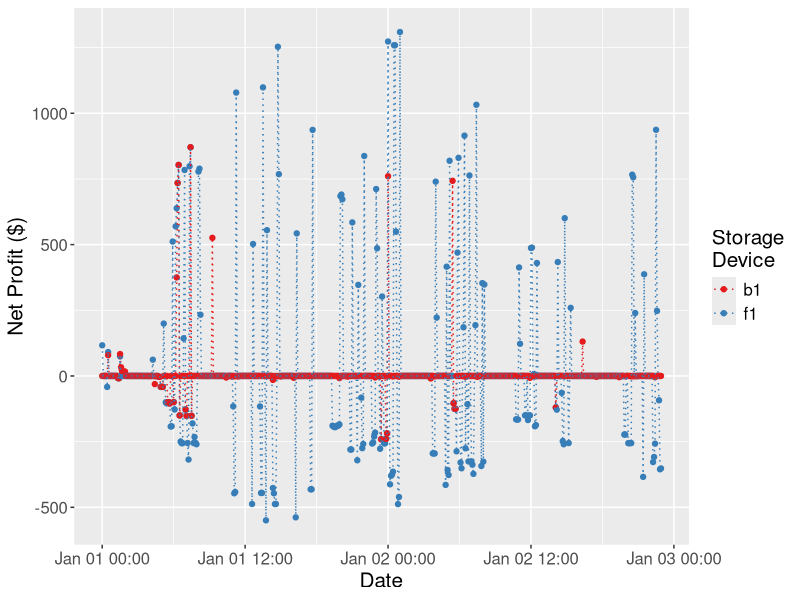
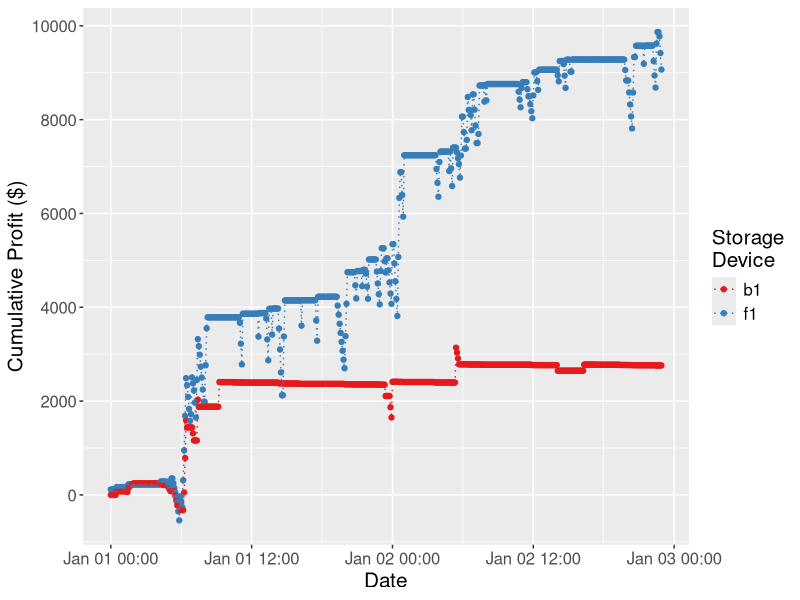
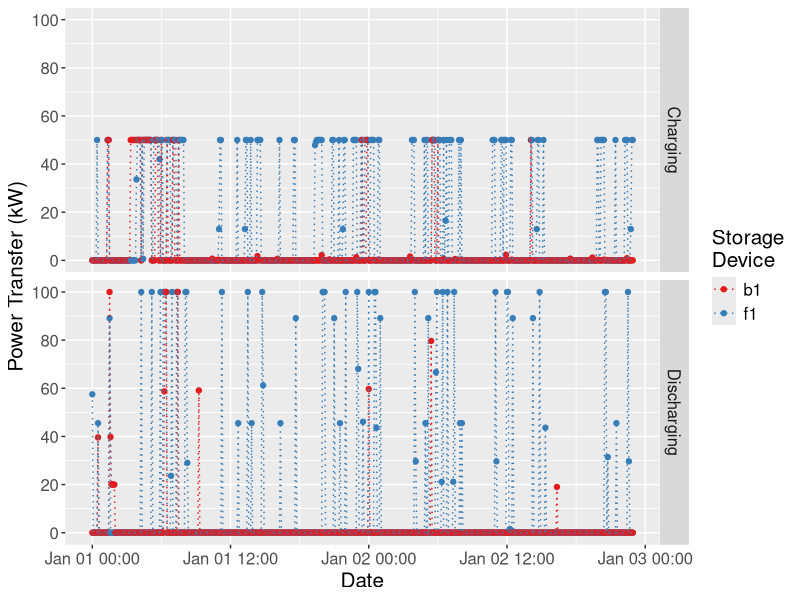
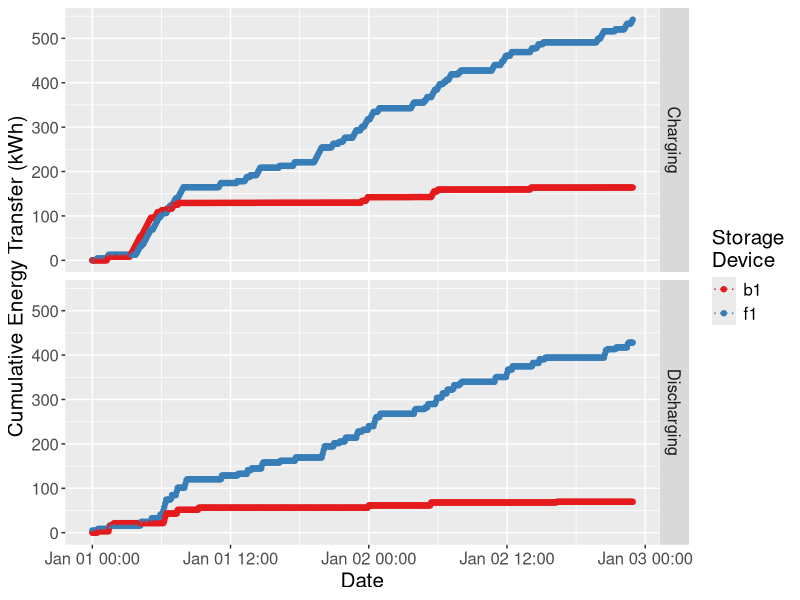
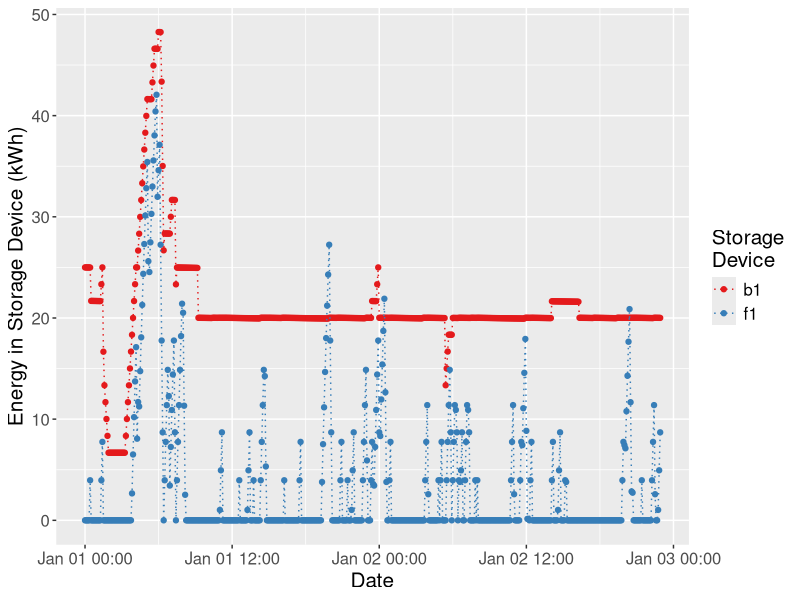
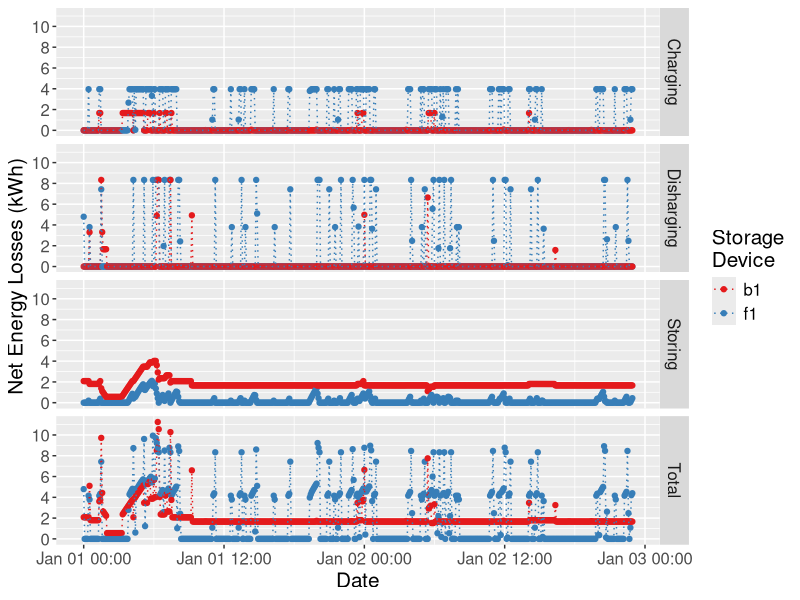
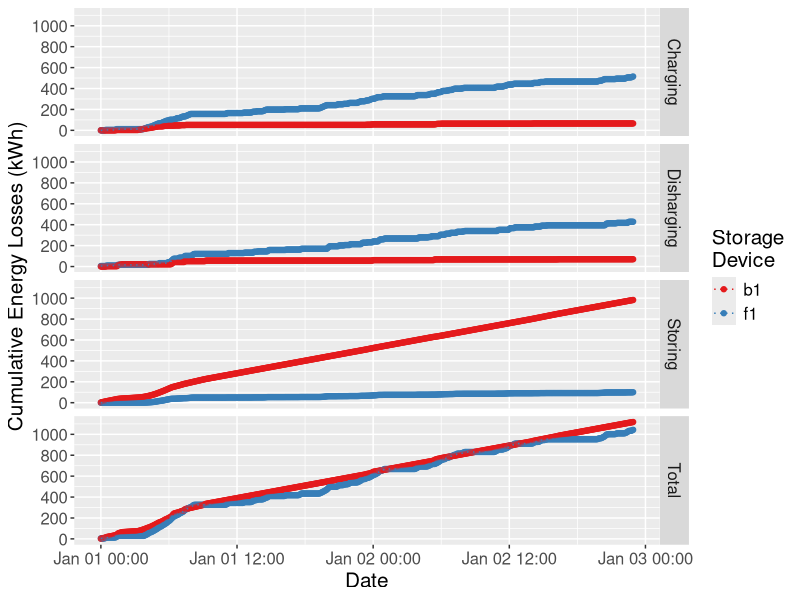
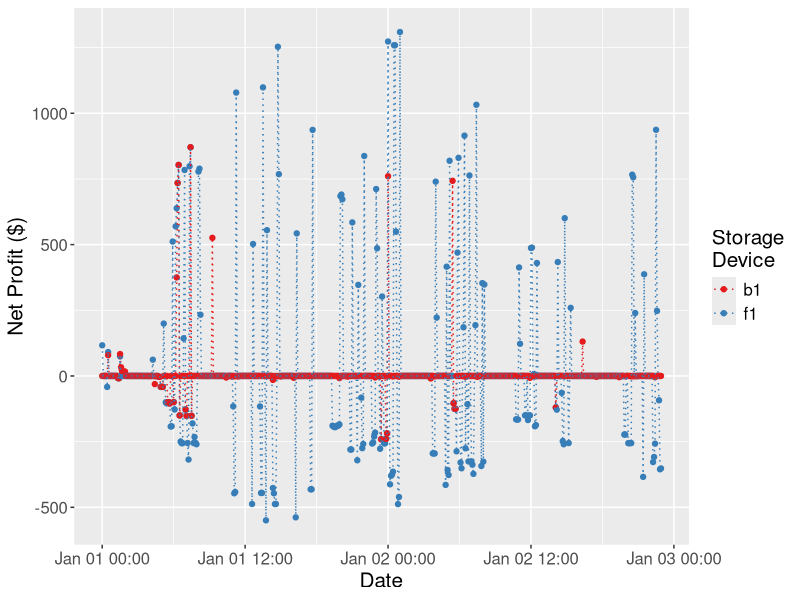

These charts were generated, in order, by the following R code:
# '''
# =========================================================================
# (c) Danmarks Tekniske Universitet 2020
#
# Script         : Plots output
# Author         : Corey Kok
# ========================================================================
# Input          : - .csv files in Output folder
#
# Output         : - Plot of profit, storage state, and charging and discharging solutions
#
# Parameters     : - deltaTime - gap between time-steps in hours,
# =========================================================================
# '''

library(ggplot2)
library(RColorBrewer)
library(scales)

deltaTime = 5 / 60 # 5 Minute timesteps
Next.df = read.csv("Output/Next.csv", header=TRUE)
Prices.df = read.csv("Input/Prices.csv", header=TRUE)
Storage.df = read.csv("Input/Storage.csv", header=TRUE)

# Append price and useful storage parameters to Next.df and calculate profit + cumulative profit
Next.df = merge(Next.df, Prices.df, by = "Time", all.x = TRUE)
Next.df$e_ch = Storage.df$e_ch[Storage.df$s %in% Next.df$s]
Next.df$e_dc = Storage.df$e_dc[Storage.df$s %in% Next.df$s]
Next.df$e_st = Storage.df$e_st[Storage.df$s %in% Next.df$s]
Next.df$Profit = deltaTime * Next.df$Pi * (Next.df$e_dc * Next.df$p_dc - Next.df$p_ch)
Next.df$Time = as.POSIXct(Next.df$Time, '%Y-%m-%d %H:%M',tz=Sys.timezone())
Next.df$CumProfit = ave(Next.df$Profit, Next.df$s, FUN = cumsum)

######################################################################

# Net money received on the spot market at each 5 minute time-step
ggplot(Next.df, aes(x = Time, y = Profit, colour = s)) +
    geom_point() +
    geom_line(linetype ="dotted") +
    expand_limits(y = 0) +
    scale_y_continuous("Net Profit ($)", breaks = pretty_breaks()) +
    scale_x_datetime("Date", breaks =  pretty_breaks()) +
    scale_colour_brewer('Storage\nDevice', palette = 'Set1') + 
    theme(text=element_text(size=15))
ggsave("Plots/01_Netprofit.pdf")

# Cumulative profit earned on the spot market at current time-step
ggplot(Next.df, aes(x = Time, y = CumProfit, colour = s)) +
    geom_point() +
    geom_line(linetype ="dotted") +
    expand_limits(y = 0) +
    scale_y_continuous("Cumulative Profit ($)", breaks = pretty_breaks()) +
    scale_x_datetime("Date", breaks =  pretty_breaks()) +
    scale_colour_brewer('Storage\nDevice', palette = 'Set1') +
    theme(text=element_text(size=15))
ggsave("Plots/02_CumProfit.pdf")

######################################################################

Charge.df = Next.df[,c("s","Time")]; Charge.df$Type = "Charging"; Charge.df$Power = Next.df$p_ch
Discha.df = Next.df[,c("s","Time")]; Discha.df$Type = "Discharging"; Discha.df$Power = Next.df$p_dc
Energy.df = rbind(Charge.df, Discha.df)
Energy.df$CumEnergy = ave(Energy.df$Power * deltaTime, Energy.df$s, Energy.df$Type, FUN = cumsum)

# Power Charging or Discharging storage device
ggplot(Energy.df, aes(x = Time, y = Power, colour = s)) +
    geom_point() +
    geom_line(linetype ="dotted") +
    expand_limits(y = 0) +
    scale_y_continuous("Power Transfer (kW)", breaks = pretty_breaks()) +
    scale_x_datetime("Date", breaks = pretty_breaks()) +
    scale_colour_brewer('Storage\nDevice', palette = 'Set1') +
    facet_grid(Type~.) + 
    theme(text=element_text(size=15))
ggsave("Plots/03_Power.pdf")

# Cumulative Energy Charged and Discharged from storage devices
ggplot(Energy.df, aes(x = Time, y = CumEnergy, colour = s)) +
    geom_point() +
    geom_line(linetype ="dotted") +
    expand_limits(y = 0) +
    scale_y_continuous("Cumulative Energy Transfer (kWh)", breaks = pretty_breaks()) +
    scale_x_datetime("Date", breaks =  pretty_breaks()) +
    scale_colour_brewer('Storage\nDevice', palette = 'Set1') +
    facet_grid(Type~.) + 
    theme(text=element_text(size=15))
ggsave("Plots/04_CumEnergy.pdf")

######################################################################

# Energy in storage device at each time-step
ggplot(Next.df, aes(x = Time, y = S, colour = s)) +
    geom_point() +
    geom_line(linetype ="dotted") +
    expand_limits(y = 0) +
    scale_y_continuous("Energy in Storage Device (kWh)", breaks = pretty_breaks()) +
    scale_x_datetime("Date", breaks =  pretty_breaks()) +
    scale_colour_brewer('Storage\nDevice', palette = 'Set1') +
    theme(text=element_text(size=15))
ggsave("Plots/05_EnergyStored.pdf")

######################################################################

# Calculate losses and create Loss.df - which stores each type of storage device losses as well as the total losses
Loss_Cha.df = Next.df[,c("s","Time")]; Loss_Cha.df$Type = "Charging"; Loss_Cha.df$Loss = deltaTime * Next.df$e_ch * Next.df$p_ch;
Loss_Dch.df = Next.df[,c("s","Time")]; Loss_Dch.df$Type = "Disharging"; Loss_Dch.df$Loss = deltaTime * Next.df$e_dc * Next.df$p_dc;
Loss_Str.df = Next.df[,c("s","Time")]; Loss_Str.df$Type = "Storing"; Loss_Str.df$Loss = deltaTime * Next.df$e_st * Next.df$S;
Loss.df = Next.df[,c("s","Time")]; Loss.df$Type = "Total"; Loss.df$Loss = Loss_Cha.df$Loss + Loss_Dch.df$Loss + Loss_Str.df$Loss
Loss.df = rbind(Loss.df, Loss_Cha.df, Loss_Dch.df, Loss_Str.df)
Loss.df$Type = factor(Loss.df$Type)
Loss.df$CumLoss = ave(Loss.df$Loss, Loss.df$s, Loss.df$Type, FUN = cumsum) 

# Net energy losses at each time-step
ggplot(Loss.df, aes(x = Time, y = Loss, colour = s)) +
    geom_point() +
    geom_line(linetype ="dotted") +
    expand_limits(y = 0) +
    scale_y_continuous("Net Energy Losses (kWh)", breaks = pretty_breaks()) +
    scale_x_datetime("Date", breaks =  pretty_breaks()) +
    scale_colour_brewer('Storage\nDevice', palette = 'Set1') +
    facet_grid(Type~.) + 
    theme(text=element_text(size=15))
ggsave("Plots/06_Losses.pdf")

# Cumulative energy losses at each time-step
ggplot(Loss.df, aes(x = Time, y = CumLoss, colour = s)) +
    geom_point() +
    geom_line(linetype ="dotted") +
    expand_limits(y = 0) +
    scale_y_continuous("Cumulative Energy Losses (kWh)", breaks = pretty_breaks()) +
    scale_x_datetime("Date", breaks =  pretty_breaks()) +
    scale_colour_brewer('Storage\nDevice', palette = 'Set1') +
    facet_grid(Type~.) + 
    theme(text=element_text(size=15))
ggsave("Plots/07_CumLosses.pdf")


